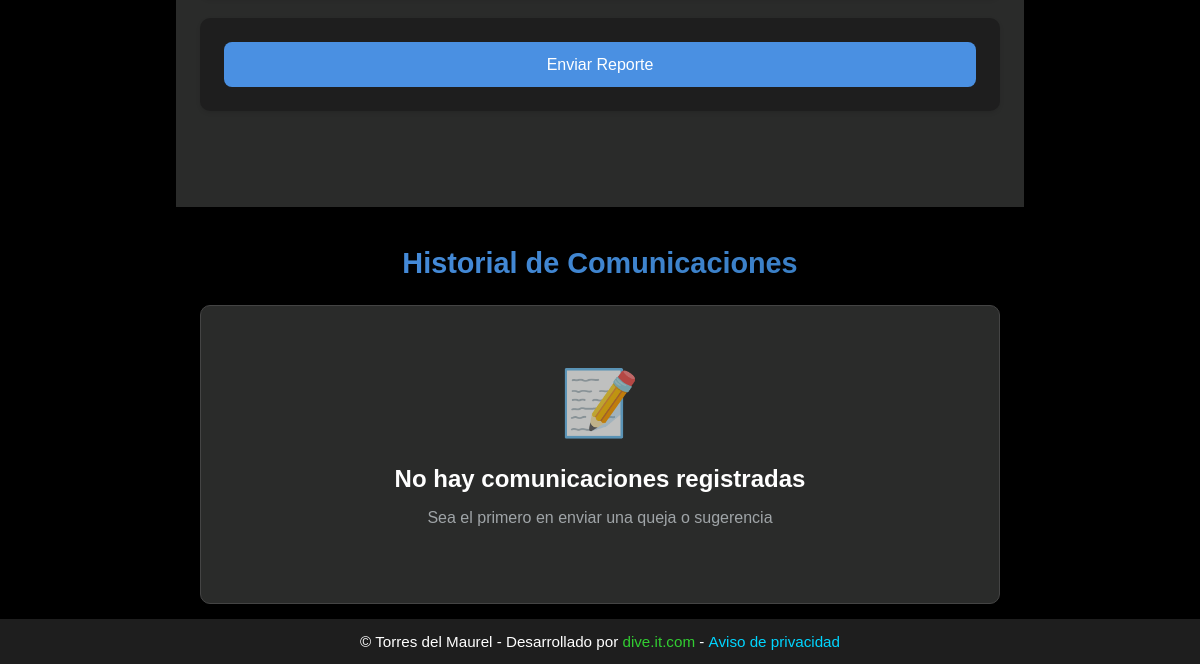
/qys/ (signed in, lower part), run on an earlier commit of the app's database.
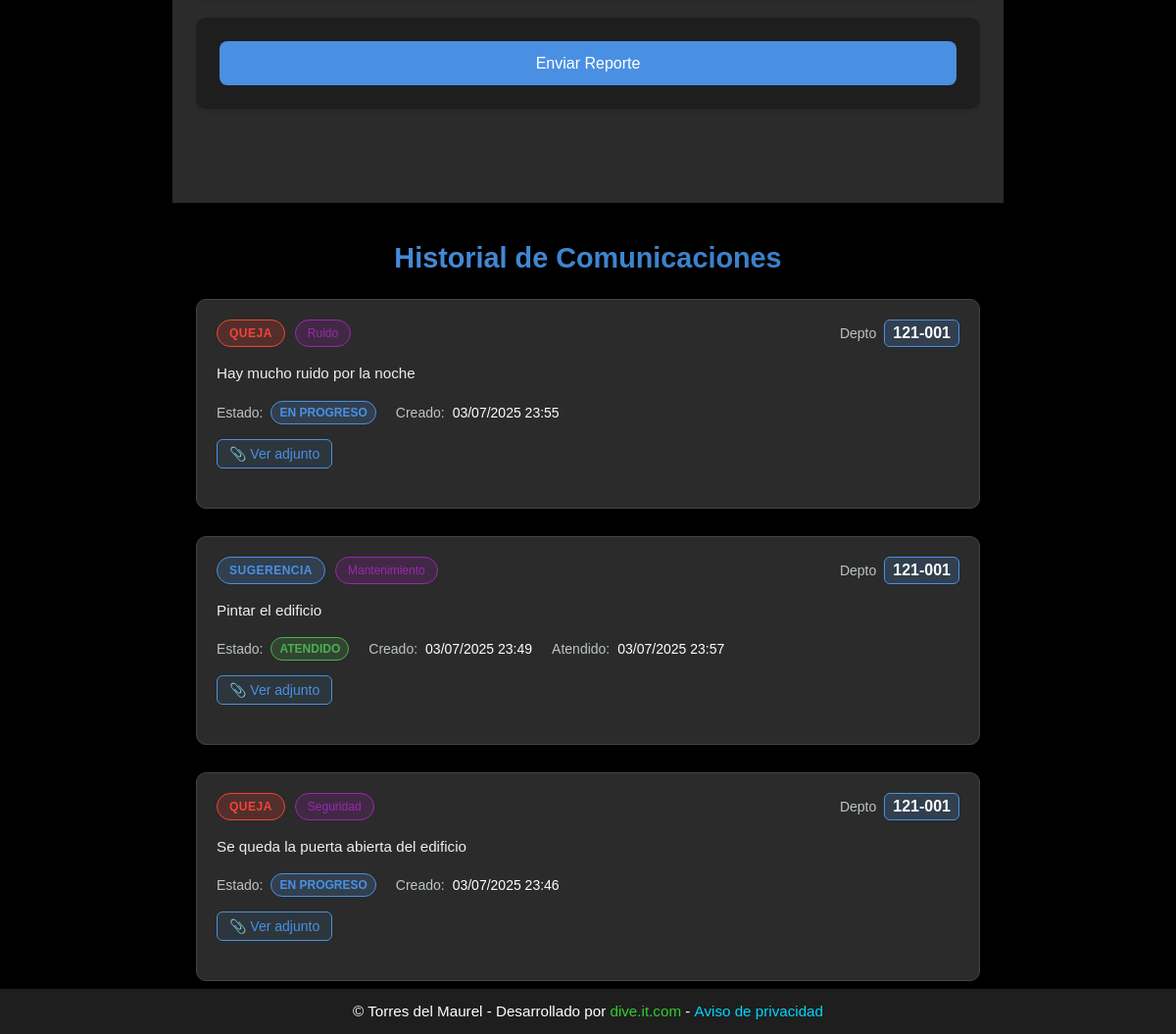
And on a later commit of the database.
### website/models.py (models this page shows, shortened)
class ComplaintSuggestion(models.Model):
    TYPE_CHOICES = [
        ('queja', 'Queja'),
        ('sugerencia', 'Sugerencia'),
    ]
    CATEGORY_CHOICES = [
        ('mantenimiento', 'Mantenimiento'),
        ('seguridad', 'Seguridad'),
        ('ruido', 'Ruido'),
        ('limpieza', 'Limpieza'),
        ('estacionamiento', 'Estacionamiento'),
        ('otro', 'Otro'),
    ]
    STATUS_CHOICES = [
        ('pendiente', 'Pendiente'),
        ('en_progreso', 'En Progreso'),
        ('atendido', 'Atendido'),
    ]
    user = models.ForeignKey(CustomUser, on_delete=models.CASCADE)
    apartment_number = models.CharField(max_length=10)
    type = models.CharField(max_length=10, choices=TYPE_CHOICES)
    category = models.CharField(max_length=20, choices=CATEGORY_CHOICES)
    description = models.TextField()
    attachment = models.FileField(upload_to='qys_attachments/', null=True, blank=True)
    status = models.CharField(max_length=20, choices=STATUS_CHOICES, default='pendiente')
    created_at = models.DateTimeField(auto_now_add=True)
    attended_at = models.DateTimeField(null=True, blank=True)
    updated_at = models.DateTimeField(auto_now=True)
    class Meta:
        ordering = ['-created_at']

### website/views.py (the view)
# urls.py: path('qys/', views.qys, name='qys'),
@login_required
@require_http_methods(["GET", "POST"])
def qys(request):
    if request.method == 'POST':
        print("=== QYS DEBUG: POST request received ===")
        print(f"POST data: {dict(request.POST)}")
        print(f"FILES data: {dict(request.FILES)}")
        print(f"User: {request.user}")
        print(f"Is AJAX: {request.headers.get('X-Requested-With') == 'XMLHttpRequest'}")
        if 'submit_qys' in request.POST:
            form = ComplaintSuggestionForm(request.POST, request.FILES, user=request.user)
            print(f"Form is_valid(): {form.is_valid()}")
            if not form.is_valid():
                print(f"Form errors: {dict(form.errors)}")
                print(f"Form non_field_errors: {form.non_field_errors()}")
                for field_name, field in form.fields.items():
                    field_value = request.POST.get(field_name, 'NOT_PROVIDED')
                    file_value = request.FILES.get(field_name, 'NO_FILE')
                    print(f"Field '{field_name}':")
                    print(f"  - Required: {field.required}")
                    print(f"  - POST value: '{field_value}'")
                    print(f"  - FILE value: '{file_value}'")
                    if field_name in form.errors:
                        print(f"  - Errors: {form.errors[field_name]}")
                    print()
                if request.headers.get('X-Requested-With') == 'XMLHttpRequest':
                    return JsonResponse({
                        'success': False,
                        'errors': dict(form.errors),
                        'message': 'Error en el formulario. Por favor, corrija los errores.'
                    })
                else:
                    messages.error(request, 'Error en el formulario. Por favor, corrija los errores.')
            if form.is_valid():
                try:
                    print("=== SAVING QYS ===")
                    qys = form.save(commit=False)
                    qys.user = request.user
                    print(f"QYS object created: {qys}")
                    qys.save()
                    print(f"QYS saved with ID: {qys.id}")
                    print("Sending notification emails...")
                    email_sent = send_qys_notification_emails(qys)
                    print(f"Emails sent: {email_sent}")
                    if request.headers.get('X-Requested-With') == 'XMLHttpRequest':
                        response_data = {
                            'success': True,
                            'message': 'Su queja o sugerencia ha sido enviada exitosamente.',
                            'new_qys': {
                                'id': qys.id,
                                'type': qys.get_type_display(),
                                'category': qys.get_category_display(),
                                'apartment_number': qys.apartment_number,
                                'description': qys.description,
                                'status': qys.get_status_display(),
                                'created_at': qys.created_at.strftime('%d/%m/%Y %H:%M'),
                                'attended_at': qys.attended_at.strftime('%d/%m/%Y %H:%M') if qys.attended_at else None,
                                'is_staff': request.user.is_staff,
                                'status_choices': qys.STATUS_CHOICES if request.user.is_staff else None,
                            }
                        }
                        if not email_sent:
                            response_data['warning'] = 'El reporte se registró correctamente pero hubo un problema al enviar las notificaciones.'
                        print(f"Returning AJAX response: {response_data}")
                        return JsonResponse(response_data)
                    else:
                        messages.success(request, 'Su queja o sugerencia ha sido enviada exitosamente.')
                        if not email_sent:
                            messages.warning(request, 'El reporte se registró correctamente pero hubo un problema al enviar las notificaciones.')
                        return redirect('qys')
                except Exception as e:
                    print(f"=== ERROR during QYS processing: {str(e)} ===")
                    import traceback
                    print(f"Traceback: {traceback.format_exc()}")
                    if request.headers.get('X-Requested-With') == 'XMLHttpRequest':
                        return JsonResponse({
                            'success': False,
                            'message': f'Error interno: {str(e)}'
                        })
                    else:
                        messages.error(request, f'Error al procesar el reporte: {str(e)}')
        elif 'update_status' in request.POST and request.user.is_staff:
            qys_id = request.POST.get('qys_id')
            new_status = request.POST.get('status')
            try:
                qys = ComplaintSuggestion.objects.get(id=qys_id)
                if new_status in dict(ComplaintSuggestion.STATUS_CHOICES):
                    qys.status = new_status
                    qys.save()
                    if request.headers.get('X-Requested-With') == 'XMLHttpRequest':
                        return JsonResponse({
                            'success': True,
                            'message': 'Estado actualizado exitosamente.',
                        })
                    messages.success(request, 'Estado actualizado exitosamente.')
                else:
                    if request.headers.get('X-Requested-With') == 'XMLHttpRequest':
                        return JsonResponse({
                            'success': False,
                            'message': 'Estado inválido.',
                        })
                    messages.error(request, 'Estado inválido.')
            except ComplaintSuggestion.DoesNotExist:
                if request.headers.get('X-Requested-With') == 'XMLHttpRequest':
                    return JsonResponse({
                        'success': False,
                        'message': 'Reporte no encontrado.',
                    })
                messages.error(request, 'Reporte no encontrado.')
            except Exception as e:
                print(f"Error updating QYS status: {str(e)}")
                if request.headers.get('X-Requested-With') == 'XMLHttpRequest':
                    return JsonResponse({
                        'success': False,
                        'message': f'Error al actualizar: {str(e)}',
                    })
                messages.error(request, f'Error al actualizar: {str(e)}')
            return redirect('qys')
        elif 'delete_qys' in request.POST and request.user.is_superuser:
            qys_id = request.POST.get('qys_id')
            try:
                qys = ComplaintSuggestion.objects.get(id=qys_id)
                qys.delete()
                if request.headers.get('X-Requested-With') == 'XMLHttpRequest':
                    return JsonResponse({
                        'success': True,
                        'message': 'La queja o sugerencia ha sido eliminada exitosamente.',
                    })
                messages.success(request, 'La queja o sugerencia ha sido eliminada exitosamente.')
            except ComplaintSuggestion.DoesNotExist:
                if request.headers.get('X-Requested-With') == 'XMLHttpRequest':
                    return JsonResponse({
                        'success': False,
                        'message': 'Reporte no encontrado.',
                    })
                messages.error(request, 'Reporte no encontrado.')
            except Exception as e:
                print(f"Error deleting QYS: {str(e)}")
                if request.headers.get('X-Requested-With') == 'XMLHttpRequest':
                    return JsonResponse({
                        'success': False,
                        'message': f'Error al eliminar: {str(e)}',
                    })
                messages.error(request, f'Error al eliminar: {str(e)}')
            return redirect('qys')
    else:
        print("=== QYS DEBUG: GET request ===")
        form = ComplaintSuggestionForm(user=request.user)
        print(f"Form fields: {list(form.fields.keys())}")
        for field_name, field in form.fields.items():
            print(f"Field '{field_name}': required={field.required}, widget={type(field.widget).__name__}")
    all_qys = ComplaintSuggestion.objects.all().order_by('-created_at')
    return render(request, 'qys.html', {
        'form': form,
        'all_qys': all_qys
    })

### website/templates/qys.html (shortened to what this page needs)
{% extends "base.html" %}
{% load static %}
{% block extra_css %}
<link rel="stylesheet" href="{% static 'css/qys.css' %}">
{% endblock %}
{% block content %}
<div class="qys-container">
    <form method="post" enctype="multipart/form-data" id="qys-form">
        <div class="form-group">
            <button type="submit" id="submit-button">Enviar Reporte</button>
        </div>
    </form>
    <div id="upload-status"></div>
</div>
<div class="qys-records-section">
    <h2>Historial de Comunicaciones</h2>
    <div class="records-container">
        {% for qys in all_qys %}
        <div class="record-card" data-qys-id="{{ qys.id }}">
            <div class="record-header">
                <div class="record-type">
                    <span class="type-badge type-{{ qys.type }}">{{ qys.get_type_display }}</span>
                    <span class="category-badge">{{ qys.get_category_display }}</span>
                </div>
                <div class="record-apartment">
                    <span class="apartment-label">Depto</span>
                    <span class="apartment-number">{{ qys.apartment_number }}</span>
                </div>
            </div>
            <div class="record-body">
                <div class="record-description">
                    <p>{{ qys.description }}</p>
                </div>
                <div class="record-meta">
                    <div class="meta-item">
                        <span class="meta-label">Estado:</span>
                        <span class="status-badge status-{{ qys.status }}">{{ qys.get_status_display }}</span>
                    </div>
                    <div class="meta-item">
                        <span class="meta-label">Creado:</span>
                        <span class="meta-value">{{ qys.created_at|date:"d/m/Y H:i" }}</span>
                    </div>
                    {% if qys.attended_at %}
                    <div class="meta-item">
                        <span class="meta-label">Atendido:</span>
                        <span class="meta-value">{{ qys.attended_at|date:"d/m/Y H:i" }}</span>
                    </div>
                    {% endif %}
                </div>
                {% if qys.attachment and qys.attachment.url %}
                <div class="record-attachment">
                    <a href="{{ qys.attachment.url }}" target="_blank" class="attachment-link">
                        📎 Ver adjunto
                    </a>
                </div>
                {% endif %}
            </div>
        </div>
        {% empty %}
        <div class="no-records">
            <div class="no-records-icon">📝</div>
            <h3>No hay comunicaciones registradas</h3>
            <p>Sea el primero en enviar una queja o sugerencia</p>
        </div>
        {% endfor %}
    </div>
</div>
{% endblock %}

What changed in the data, as far as the page shows it:
added ComplaintSuggestion: type "QUEJA", category "Ruido", apartment_number "121-001", description "Hay mucho ruido por la noche", status "EN PROGRESO", created_at "03/07/2025 23:55"
added ComplaintSuggestion: type "SUGERENCIA", category "Mantenimiento", apartment_number "121-001", description "Pintar el edificio", status "ATENDIDO", created_at "03/07/2025 23:49", attended_at "03/07/2025 23:57"
added ComplaintSuggestion: type "QUEJA", category "Seguridad", apartment_number "121-001", description "Se queda la puerta abierta del edificio", status "EN PROGRESO", created_at "03/07/2025 23:46"
Also different on the page:
text no longer shown: "📝 No hay comunicaciones registradas Sea el primero en enviar una queja o sugerencia"
